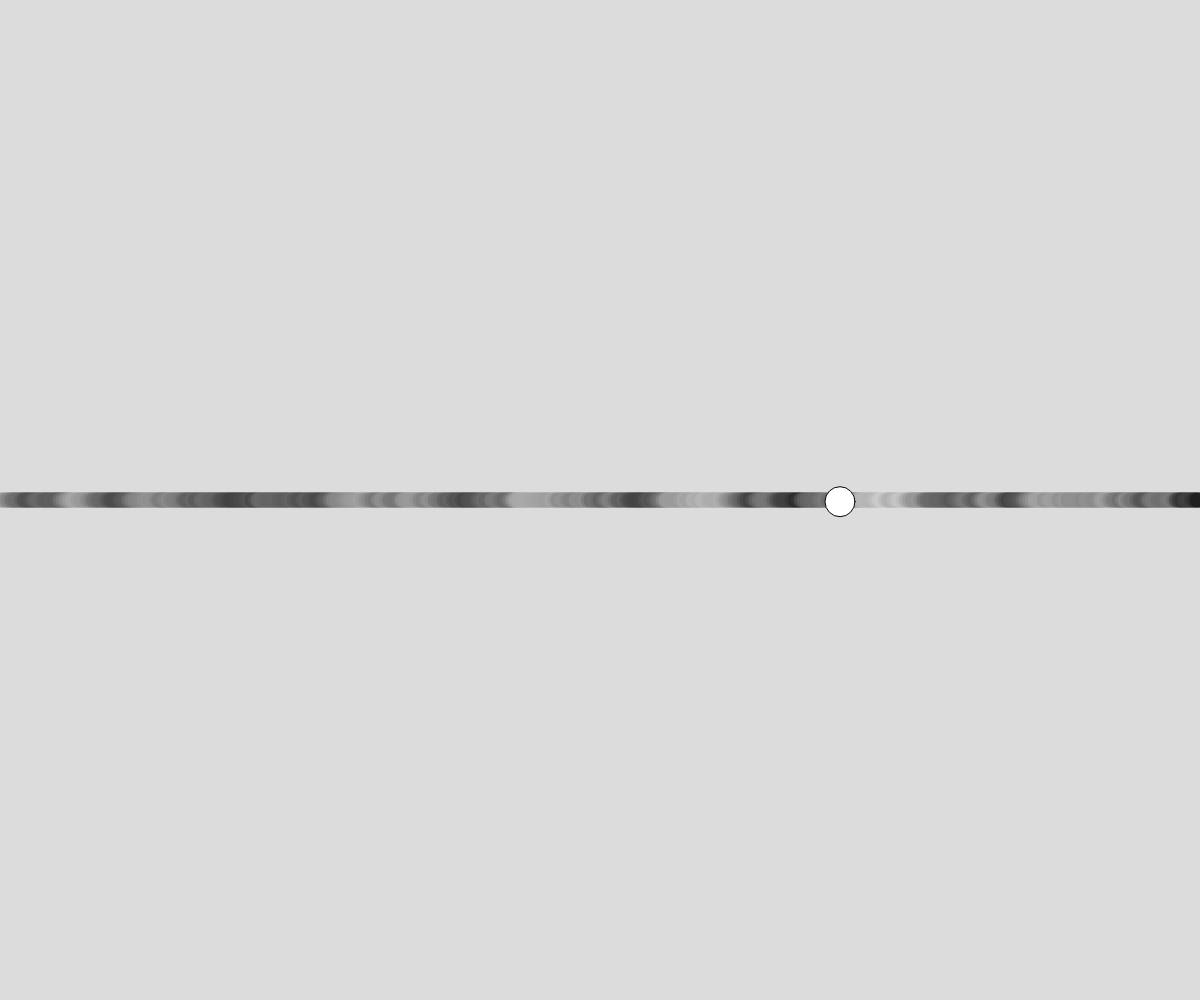
Frame 1 (no input)
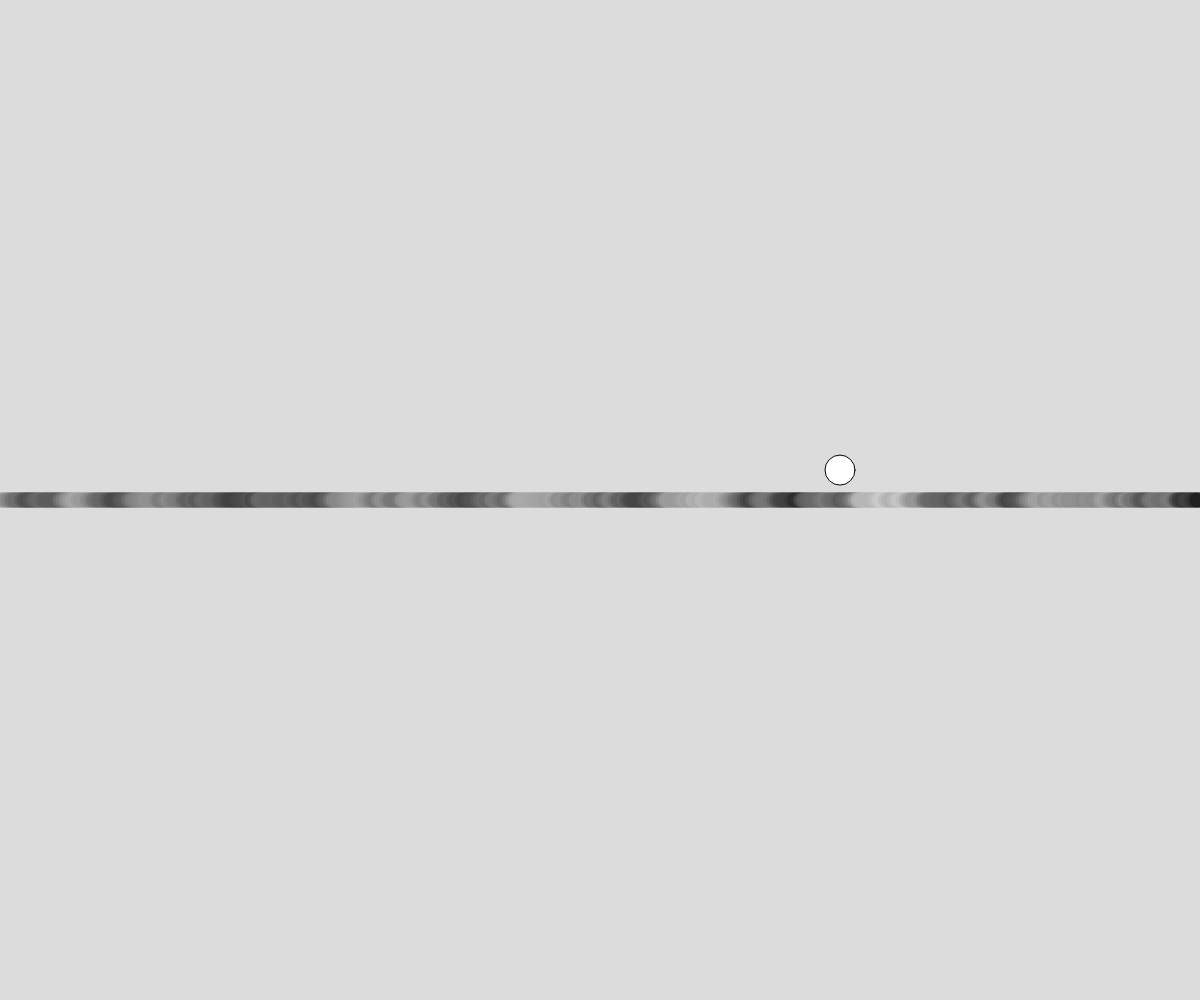
Frame 60 (no input)
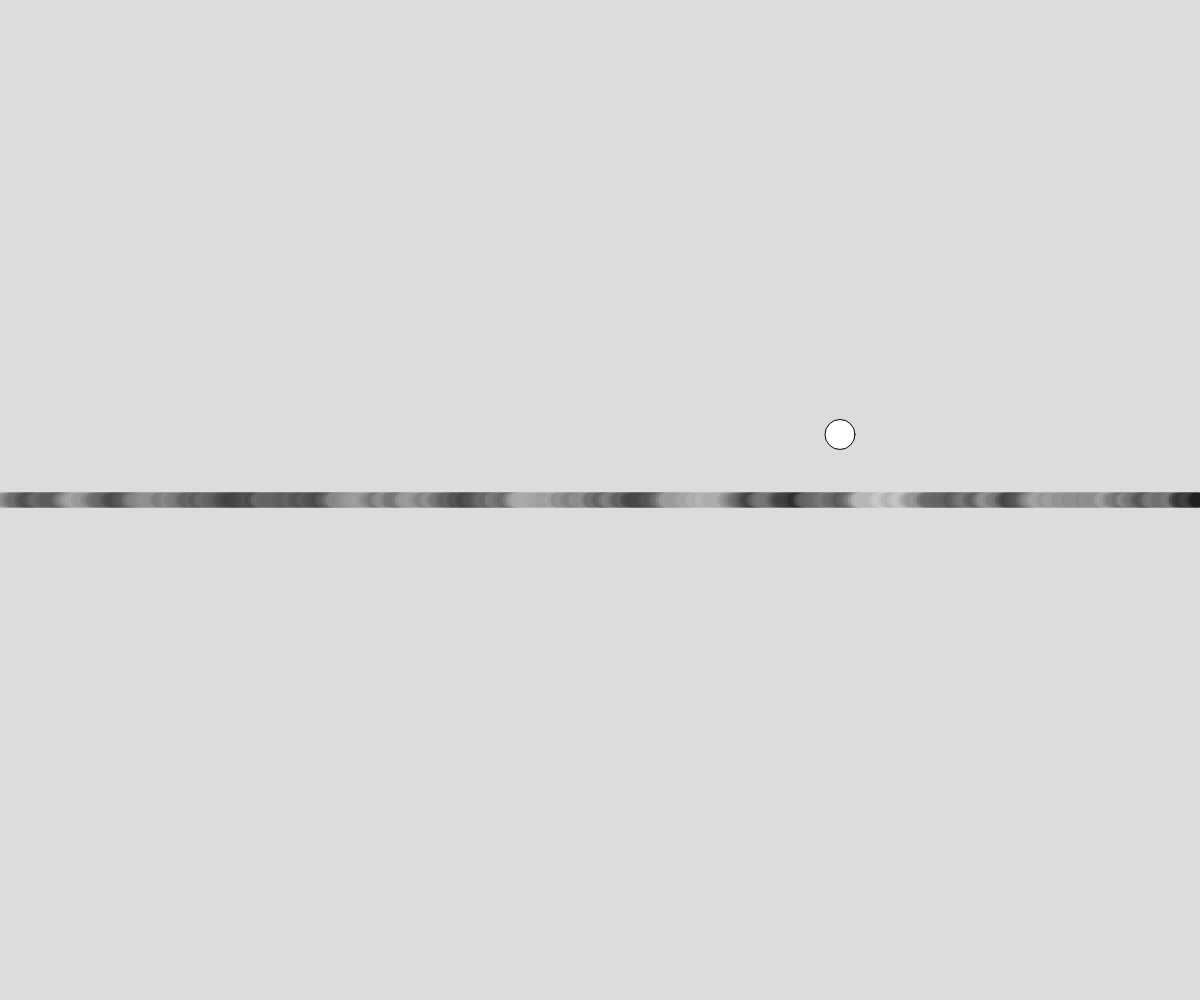
Frame 120 (the mouse pressed at the canvas centre since frame 60)

The p5.js sketch that drew these frames (run headless with seeded random() and noise() and a simulated clock; from frame 60 on, the mouse is pressed at the canvas centre):

// p5.js sketch
// ── sketch.js
// Noisy Numbers
// Adam Abouelela
// March 7, 2024
// A look at randomness: uniform distribution vs perlin noise

let segmentLength = 3;
let ballY = 500; let ySpeed;
let ballTime = 0;

function setup() {
  createCanvas(windowWidth, windowHeight);
}

function draw() {
  background(220);
  segmentLine();
  moveBall();
}

function segmentLine(){
  strokeWeight(15);
  let x = 0;
  let greyTime = 0;

  while (x < width){
    // random()
    let greyValue = random(0,255);

    // perlin noise()
    greyValue = noise(greyTime);
    greyValue = map(greyValue, 0, 1, 0, 255);
    greyTime += 0.08;

    stroke(greyValue);
    line(x, height/2, x+segmentLength, height/2);
    x+= segmentLength;
  }
}

function moveBall(){
  strokeWeight(1); stroke(0);
  ySpeed = random(-20,20);

  ySpeed = noise(ballTime);
  print(ySpeed);
  ySpeed = map(ySpeed,0,1,-5,5);
  ballTime += 0.1;

  ballY += ySpeed;
  circle(width*0.7, ballY, 30)
}
